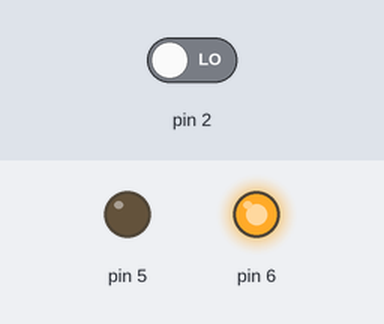
A sketch run on a simulated Arduino Uno, built with avr-gcc and run on an emulated ATmega328P. Parts: output pins drawn as LEDs (lit = HIGH). The inputs (shaded band) are chosen by the test bench; at power-on: pin 2 LOW.

Above: at 1.2 s.
1.3 s: pin 2 driven HIGH
At 1.78 s:
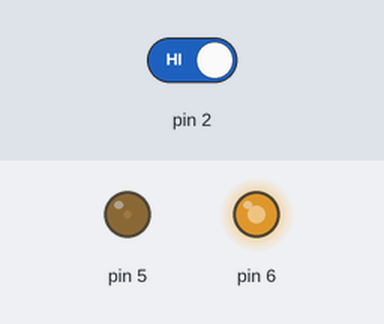
At 2.38 s:
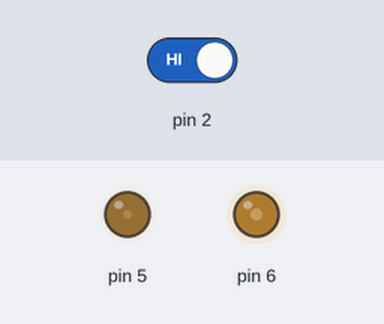
Timing chart, 0 to 12.5 s (numbered marks = the images above; inputs shaded):
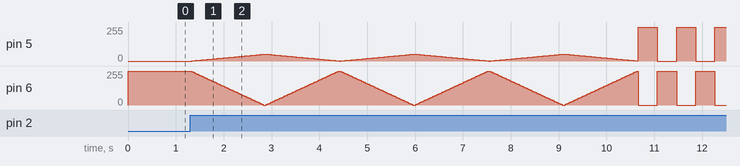

The sketch:

A2_Fade.ino
```cpp
/*
  A2 Fade
  January 16, 2020
  Kay Waller
  HCDE 439

  This program uses a button to trigger LED's fading and blinking. This program
  borrows heavily from "Button," by:

    Dojo Dave (created 2005)
    Tom Igoe (modified 30 Aug 2011)
*/

// the setup function runs once the reset is pressed or the board is powered
void setup() {

  // for-loop initializes LED pins 5 and 6 as output. These pins can use analogWrite
  for (int thisPin = 5; thisPin < 7; thisPin++) {
    // the respective LED pin is initialized as output
    pinMode(thisPin, OUTPUT);
  }

  // initializes the pin connected to the button as input
  pinMode(2, INPUT);
  // turn pin 6 LED on
  digitalWrite(6, HIGH);
  // turn pin 5 LED off
  digitalWrite(5, LOW);
}

// the loop function runs continously and fades and blinks all LED's
void loop() {

  // reads the state of the input pin 2 connected to the button
  boolean buttonState = digitalRead(2);

  // if-check used to test whether the button has been pressed or not
  if (buttonState == HIGH) {

    // for-loop used to fade both LED's in an out 3 times
    for (int i = 0; i <= 2; i ++) {
      // variable used to keep track of pin 5 LED's opposite fading to pin 6 LED
      int inverse = 0;
      // for-loop that gradually brightens pin 5 LED and fades pin 6 LED
      for (int fade = 255; fade >= 0; fade -= 5) {
        // set the dimness of pin 6 LED to the for-loop variable fade
        analogWrite(6, fade);
        // set the brightness of pin 5 LED to the variable inverse
        analogWrite(5, inverse);
        // increase inverse so the LED gets brighter by 1 each time
        inverse = inverse + 1;
        // wait for 30 milliseconds
        delay(30);
      }

      // for-loop that gradually fades pin 5 LED and brightens pin 6 LED
      for (int fade = 0; fade <= 255; fade += 5) {
        // set the brightness of pin 6 LED to the for-loop variable fade
        analogWrite(6, fade);
        // set the dimness of pin 5 LED to the variable inverse
        analogWrite(5, inverse);
        // decrement inverse so the LED fades by 1 each time
        inverse = inverse - 1;
        // wait for 30 milliseconds
        delay(30);
      }

    }

    // blink LED's so they're opposites for 4 times
    for (int blink = 0; blink < 4; blink ++) {
      // turn pin 5 LED on
      digitalWrite(5, HIGH);
      // turn pin 6 LED off
      digitalWrite(6, LOW);
      // wait for 400 milliseconds
      delay(400);
      // turn pin 5 LED off
      digitalWrite(5, LOW);
      // turn pin 6 LED on
      digitalWrite(6, HIGH);
      // wait for 400 milliseconds
      delay(400);
    }

    // blink LED's so they're blinking at the same time for 3 times
    for (int blinkTwo = 0; blinkTwo < 3; blinkTwo ++) {
      // turn pin 5 LED on
      digitalWrite(5, HIGH);
      // turn pin 6 LED on
      digitalWrite(6, HIGH);
      // wait for 80 milliseconds
      delay(80);
      // turn pin 5 LED off
      digitalWrite(5, LOW);
      // turn pin 6 LED off
      digitalWrite(6, LOW);
      // wait for 80 milliseconds
      delay(80);
    }

    // end the sequence by turning both of the LED's on
    // turn pin 5 LED on
    digitalWrite(5, HIGH);
    // turn pin 6 LED on
    digitalWrite(6, HIGH);
  }

}
```
